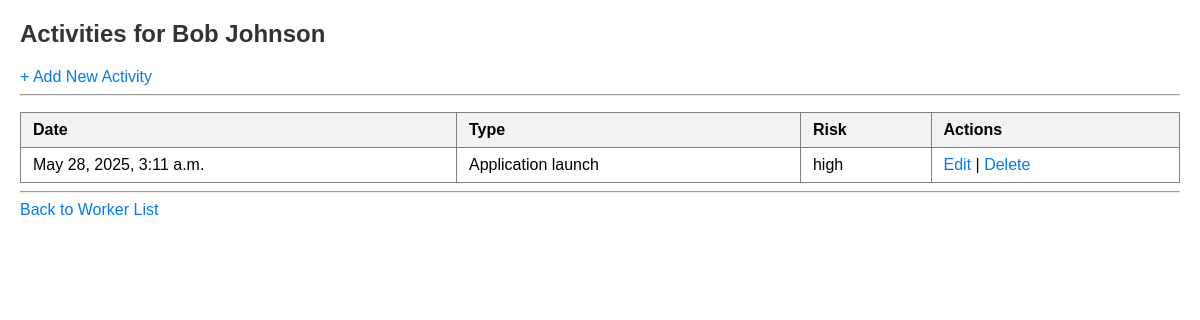
/7/activities/, run on the app's committed database.
### workers/models.py (models this page shows, shortened)
class Worker(models.Model):
    EMPLOYEE_TYPE_CHOICES = [
        ('Employee', 'Employee'),
        ('Contractor', 'Contractor'),
    ]
    name = models.CharField(max_length=100)
    type = models.CharField(max_length=20, choices=EMPLOYEE_TYPE_CHOICES)

class WorkerActivity(models.Model):
    ACTIVITY_TYPE_CHOICES = [
        ('File access', 'File access'),
        ('Network connection', 'Network connection'),
        ('Application launch', 'Application launch'),
    ]
    RISK_LEVEL_CHOICES = [
        ('low', 'Low'),
        ('medium', 'Medium'),
        ('high', 'High'),
    ]
    worker = models.ForeignKey(Worker, on_delete=models.CASCADE, related_name='activities')
    datetime = models.DateTimeField()
    activity_type = models.CharField(max_length=50, choices=ACTIVITY_TYPE_CHOICES)
    risk_level = models.CharField(max_length=10, choices=RISK_LEVEL_CHOICES)

### workers/views.py (the view)
# urls.py: path('<int:worker_id>/activities/', views.activity_list, name='activity_list'),
def activity_list(request, worker_id):
    worker = get_object_or_404(Worker, pk=worker_id)
    activities = worker.activities.all()
    return render(request, 'workers/activity_list.html', {
        'worker': worker,
        'activities': activities
    })

### workers/templates/workers/activity_list.html (shortened to what this page needs)
<head>
</head>
<h2>Activities for {{ worker.name }}</h2>
<a href="{% url 'activity_create' worker.id %}">+ Add New Activity</a>
<hr />
<table border="1">
  <tr>
    <th>Date</th><th>Type</th><th>Risk</th><th>Actions</th>
  </tr>
  {% for activity in activities %}
  <tr>
    <td>{{ activity.datetime }}</td>
    <td>{{ activity.activity_type }}</td>
    <td>{{ activity.risk_level }}</td>
    <td>
      <a href="{% url 'activity_update' worker.id activity.id %}">Edit</a> |
      <a href="{% url 'activity_delete' worker.id activity.id %}">Delete</a>
    </td>
  </tr>
  {% endfor %}
</table>
<hr />
<a href="{% url 'worker_list' %}">Back to Worker List</a>

### workers/templates/workers/activity_list.html (style rules this page uses)
h2 { color: #333; }
table { width: 100%; border-collapse: collapse; border-bottom: 1px solid black; }
th, td { padding: 8px 12px; text-align: left; border-bottom: 1px solid grey; }
th { background-color: #f2f2f2; }
a { color: #007BFF; text-decoration: none; }

### data on the page
Worker: name "Bob Johnson"
WorkerActivity: datetime "May 28, 2025, 3:11 a.m.", activity_type "Application launch", risk_level "high"
